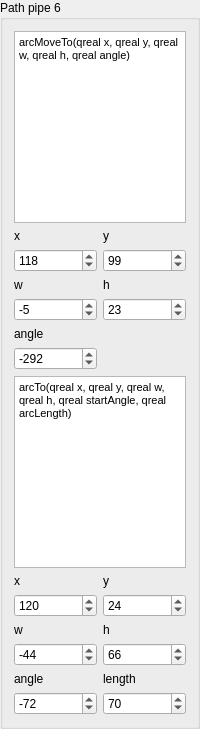
                  <widget class="QGroupBox" name="groupBox_16">
                   <property name="minimumSize">
                    <size>
                     <width>0</width>
                     <height>500</height>
                    </size>
                   </property>
                   <property name="maximumSize">
                    <size>
                     <width>200</width>
                     <height>16777215</height>
                    </size>
                   </property>
                   <property name="title">
                    <string>Path pipe 6</string>
                   </property>
                   <layout class="QGridLayout" name="gridLayout_36">
                    <item row="0" column="0" colspan="2">
                     <widget class="QTextEdit" name="textEdit_15">
                      <property name="html">
                       <string>&lt;!DOCTYPE HTML PUBLIC &quot;-//W3C//DTD HTML 4.0//EN&quot; &quot;http://www.w3.org/TR/REC-html40/strict.dtd&quot;&gt;
&lt;html&gt;&lt;head&gt;&lt;meta name=&quot;qrichtext&quot; content=&quot;1&quot; /&gt;&lt;style type=&quot;text/css&quot;&gt;
p, li { white-space: pre-wrap; }
&lt;/style&gt;&lt;/head&gt;&lt;body style=&quot; font-family:'MS Shell Dlg 2'; font-size:8.25pt; font-weight:400; font-style:normal;&quot;&gt;
&lt;p style=&quot; margin-top:0px; margin-bottom:0px; margin-left:0px; margin-right:0px; -qt-block-indent:0; text-indent:0px;&quot;&gt;arcMoveTo(qreal x, qreal y, qreal w, qreal h, qreal angle)&lt;/p&gt;&lt;/body&gt;&lt;/html&gt;</string>
                      </property>
                     </widget>
                    </item>
                    <item row="1" column="0">
                     <widget class="QLabel" name="label_103">
                      <property name="text">
                       <string>x</string>
                      </property>
                     </widget>
                    </item>
                    <item row="1" column="1">
                     <widget class="QLabel" name="label_100">
                      <property name="text">
                       <string>y</string>
                      </property>
                     </widget>
                    </item>
                    <item row="2" column="0">
                     <widget class="QDoubleSpinBox" name="doubleSpinBox_p6_x">
                      <property name="decimals">
                       <number>0</number>
                      </property>
                      <property name="minimum">
                       <double>-500.000000000000000</double>
                      </property>
                      <property name="maximum">
                       <double>500.000000000000000</double>
                      </property>
                      <property name="value">
                       <double>118.000000000000000</double>
                      </property>
                     </widget>
                    </item>
                    <item row="2" column="1">
                     <widget class="QDoubleSpinBox" name="doubleSpinBox_p6_y">
                      <property name="decimals">
                       <number>0</number>
                      </property>
                      <property name="minimum">
                       <double>-500.000000000000000</double>
                      </property>
                      <property name="maximum">
                       <double>500.000000000000000</double>
                      </property>
                      <property name="value">
                       <double>99.000000000000000</double>
                      </property>
                     </widget>
                    </item>
                    <item row="3" column="0">
                     <widget class="QLabel" name="label_102">
                      <property name="text">
                       <string>w</string>
                      </property>
                     </widget>
                    </item>
                    <item row="3" column="1">
                     <widget class="QLabel" name="label_105">
                      <property name="text">
                       <string>h</string>
                      </property>
                     </widget>
                    </item>
                    <item row="4" column="0">
                     <widget class="QDoubleSpinBox" name="doubleSpinBox_p6_w">
                      <property name="decimals">
                       <number>0</number>
                      </property>
                      <property name="minimum">
                       <double>-500.000000000000000</double>
                      </property>
                      <property name="maximum">
                       <double>500.000000000000000</double>
                      </property>
                      <property name="value">
                       <double>-5.000000000000000</double>
                      </property>
                     </widget>
                    </item>
                    <item row="4" column="1">
                     <widget class="QDoubleSpinBox" name="doubleSpinBox_p6_h">
                      <property name="decimals">
                       <number>0</number>
                      </property>
                      <property name="minimum">
                       <double>-500.000000000000000</double>
                      </property>
                      <property name="maximum">
                       <double>500.000000000000000</double>
                      </property>
                      <property name="value">
                       <double>23.000000000000000</double>
                      </property>
                     </widget>
                    </item>
                    <item row="5" column="0">
                     <widget class="QLabel" name="label_104">
                      <property name="text">
                       <string>angle</string>
                      </property>
                     </widget>
                    </item>
                    <item row="6" column="0">
                     <widget class="QDoubleSpinBox" name="doubleSpinBox_p6_a">
                      <property name="decimals">
                       <number>0</number>
                      </property>
                      <property name="minimum">
                       <double>-500.000000000000000</double>
                      </property>
                      <property name="maximum">
                       <double>500.000000000000000</double>
                      </property>
                      <property name="value">
                       <double>-292.000000000000000</double>
                      </property>
                     </widget>
                    </item>
                    <item row="7" column="0" colspan="2">
                     <widget class="QTextEdit" name="textEdit_16">
                      <property name="html">
                       <string>&lt;!DOCTYPE HTML PUBLIC &quot;-//W3C//DTD HTML 4.0//EN&quot; &quot;http://www.w3.org/TR/REC-html40/strict.dtd&quot;&gt;
&lt;html&gt;&lt;head&gt;&lt;meta name=&quot;qrichtext&quot; content=&quot;1&quot; /&gt;&lt;style type=&quot;text/css&quot;&gt;
p, li { white-space: pre-wrap; }
&lt;/style&gt;&lt;/head&gt;&lt;body style=&quot; font-family:'MS Shell Dlg 2'; font-size:8.25pt; font-weight:400; font-style:normal;&quot;&gt;
&lt;p style=&quot; margin-top:0px; margin-bottom:0px; margin-left:0px; margin-right:0px; -qt-block-indent:0; text-indent:0px;&quot;&gt;arcTo(qreal x, qreal y, qreal w, qreal h, qreal startAngle, qreal arcLength)&lt;/p&gt;&lt;/body&gt;&lt;/html&gt;</string>
                      </property>
                     </widget>
                    </item>
                    <item row="8" column="0">
                     <widget class="QLabel" name="label_98">
                      <property name="text">
                       <string>x</string>
                      </property>
                     </widget>
                    </item>
                    <item row="8" column="1">
                     <widget class="QLabel" name="label_99">
                      <property name="text">
                       <string>y</string>
                      </property>
                     </widget>
                    </item>
                    <item row="9" column="0">
                     <widget class="QDoubleSpinBox" name="doubleSpinBox_p62x">
                      <property name="decimals">
                       <number>0</number>
                      </property>
                      <property name="minimum">
                       <double>-500.000000000000000</double>
                      </property>
                      <property name="maximum">
                       <double>500.000000000000000</double>
                      </property>
                      <property name="value">
                       <double>120.000000000000000</double>
                      </property>
                     </widget>
                    </item>
                    <item row="9" column="1">
                     <widget class="QDoubleSpinBox" name="doubleSpinBox_p62y">
                      <property name="decimals">
                       <number>0</number>
                      </property>
                      <property name="minimum">
                       <double>-500.000000000000000</double>
                      </property>
                      <property name="maximum">
                       <double>500.000000000000000</double>
                      </property>
                      <property name="value">
                       <double>24.000000000000000</double>
                      </property>
                     </widget>
                    </item>
                    <item row="10" column="0">
                     <widget class="QLabel" name="label_101">
                      <property name="text">
                       <string>w</string>
                      </property>
                     </widget>
                    </item>
                    <item row="10" column="1">
                     <widget class="QLabel" name="label_97">
                      <property name="text">
                       <string>h</string>
                      </property>
                     </widget>
                    </item>
                    <item row="11" column="0">
                     <widget class="QDoubleSpinBox" name="doubleSpinBox_p62w">
                      <property name="decimals">
                       <number>0</number>
                      </property>
                      <property name="minimum">
                       <double>-500.000000000000000</double>
                      </property>
                      <property name="maximum">
                       <double>500.000000000000000</double>
                      </property>
                      <property name="value">
                       <double>-44.000000000000000</double>
                      </property>
                     </widget>
                    </item>
                    <item row="11" column="1">
                     <widget class="QDoubleSpinBox" name="doubleSpinBox_p62h">
                      <property name="decimals">
                       <number>0</number>
                      </property>
                      <property name="minimum">
                       <double>-500.000000000000000</double>
                      </property>
                      <property name="maximum">
                       <double>500.000000000000000</double>
                      </property>
                      <property name="value">
                       <double>66.000000000000000</double>
                      </property>
                     </widget>
                    </item>
                    <item row="12" column="0">
                     <widget class="QLabel" name="label_106">
                      <property name="text">
                       <string>angle</string>
                      </property>
                     </widget>
                    </item>
                    <item row="12" column="1">
                     <widget class="QLabel" name="label_96">
                      <property name="text">
                       <string>length</string>
                      </property>
                     </widget>
                    </item>
                    <item row="13" column="0">
                     <widget class="QDoubleSpinBox" name="doubleSpinBox_p62a">
                      <property name="decimals">
                       <number>0</number>
                      </property>
                      <property name="minimum">
                       <double>-500.000000000000000</double>
                      </property>
                      <property name="maximum">
                       <double>500.000000000000000</double>
                      </property>
                      <property name="value">
                       <double>-72.000000000000000</double>
                      </property>
                     </widget>
                    </item>
                    <item row="13" column="1">
                     <widget class="QDoubleSpinBox" name="doubleSpinBox_p62l">
                      <property name="decimals">
                       <number>0</number>
                      </property>
                      <property name="minimum">
                       <double>-500.000000000000000</double>
                      </property>
                      <property name="maximum">
                       <double>500.000000000000000</double>
                      </property>
                      <property name="value">
                       <double>70.000000000000000</double>
                      </property>
                     </widget>
                    </item>
                   </layout>
                  </widget>
